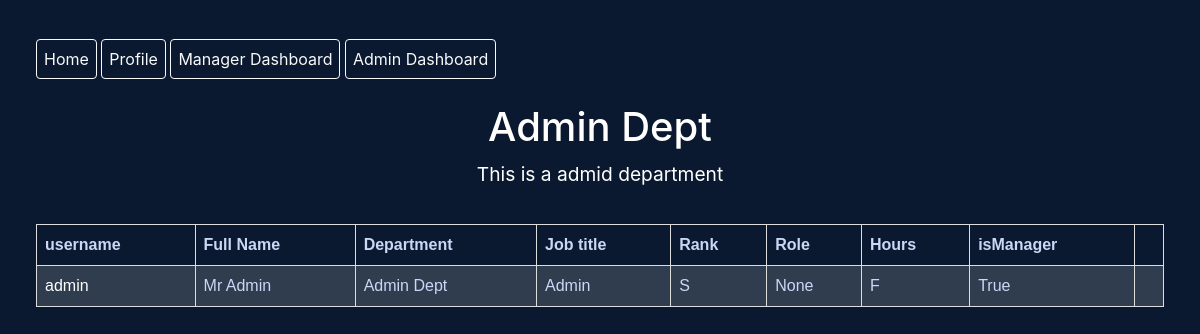
Screenshot of /department-information (signed in) with the database file from the repository.
### core/models.py (models this page shows, shortened)
class Department(models.Model):
	name = models.CharField(max_length=60)
	description = models.CharField(max_length=264)
	def __str__(self):
		return self.name

class EmployeePersonalInfo(models.Model):
	user = models.OneToOneField(User, on_delete=models.CASCADE)
	fullname = models.CharField(max_length=50)
	gender = models.CharField(max_length=25, choices=gender_choices)
	age = models.IntegerField()
	image = models.ImageField(default="default.png", upload_to='profile_pics')
	address = models.CharField(max_length=50)
	phone_number = models.CharField(max_length=15, validators=[RegexValidator(r'^\d{1,15}$')])

class EmployeeJobInfo(models.Model):
	user = models.OneToOneField(User, on_delete=models.CASCADE)
	job_title = models.CharField(max_length=50)
	rank = models.CharField(max_length=25, choices=rank_choices)
	working_hours = models.CharField(max_length=25, choices=working_hours_choices)
	department = models.ForeignKey(Department, on_delete=models.SET_NULL, blank=True, null=True)
	roles = models.ForeignKey(Role, on_delete=models.SET_NULL, blank=True, null=True)
	Pay_Grade = models.ForeignKey(PayGrade, on_delete=models.SET_NULL, blank=True, null=True)
	isManager = models.BooleanField(default=False)

### core/views.py (the view)
# urls.py: path('department-information', DepartmentInformation.as_view(), name='department-information'),
class DepartmentInformation(ListView, LoginRequiredMixin, ManagerRequiredMixin):
	model = Department
	template_name = 'core/department_info.html'
	def get_context_data(self, **kwargs):
		context = super().get_context_data(**kwargs)
		job_info = EmployeeJobInfo.objects.get(user = self.request.user)
		if job_info.isManager == True:
			department = job_info.department
			user_info = EmployeeJobInfo.objects.filter(department = department)
			employee_info = []
			for user in user_info:
				info = EmployeePersonalInfo.objects.get(user =user.user)
				emp_info = {
					'username' : info.user.username,
					'fullname' : info.fullname,
					'age' : info.age,
					'address' : info.address,
					'pk' : info.pk,
					'department' : department,
					'job_title' : user.job_title,
					'rank' : user.rank,
					'working_hours' : user.working_hours,
					'roles' : user.roles,
					'isManager' : user.isManager,
					'user_pk' : user.pk
				}
				employee_info.append(emp_info)
			context['employee_info'] = employee_info
			context['department'] = department
			return context
		else:
			messages.info(request, f'You need to be manager to visit this page')
			return redirect('core:index')

### core/context_processors.py (called while the page is built)
def check_authorization(request):
	if request.user.is_superuser:
		user_is_admin = True
	else:
		user_is_admin = False
	if request.user.is_authenticated:
		user_is_authenticated = True
		jobinfo = EmployeeJobInfo.objects.filter(user = request.user)[0]
		if jobinfo and jobinfo.isManager == True:
			user_is_manager = True
		else:
			user_is_manager = False
	else:
		user_is_authenticated = False
		user_is_manager = False
	return {
		'user_is_authenticated' : user_is_authenticated,
		'user_is_admin': user_is_admin,
		'user_is_manager' : user_is_manager,
	}

### core/templates/core/department_info.html
{% extends 'core/base.html' %}
{% block content %}
	<h1>{{ department.name }}</h1>
	<h4 style="text-align: center;"><small> {{department.description }} </small></h4>
	<table>
		<tr>
			<th>username</th>
			<th>Full Name</th>
			<th>Department</th>
			<th>Job title</th>
			<th>Rank</th>
			<th>Role</th>
			<th>Hours</th>
			<th>isManager</th>
			<th></th>
		</tr>
			{% for object in employee_info %}
				<tr>
			    	<td> <a href="{% url 'assignment:userprofile' object.pk %}">
			    		{{ object.username}}
			    	</a></td>
			    	<td> {{ object.fullname }}</td>
			    	<td>{{ object.department }}</td>
			    	<td>{{ object.job_title }}</td>
			    	<td> {{ object.rank }} </td>
			    	<td> {{ object.roles }} </td>
			    	<td> {{ object.working_hours }} </td>
			    	<td> {{ object.isManager }}</td>
			    	<td>
			    	</td>
			    </tr>
			{% endfor %}
	</table>
{% endblock %}

### core/static/core/style.css (style rules this page uses)
html, body { background-color: #0a192f; color: rgb(204, 214, 246); }
h1, h2, h3, h4, h5 { color: white; }
table { width: 350px; padding: 15px 100px; }

### assignment/static/assignment/style.css (style rules this page uses)
table { font-family: arial, sans-serif; border-collapse: collapse; width: 94%; margin-left: 3%; margin-top: 3% }
td, th { border: 1px solid #dddddd; text-align: left; padding: 8px; }
tr:nth-child(even) { background-color: #dddddd2e; }
a { color: black; text-decoration: none; }
h1,h3 { text-align: center; }
td > a { color: white; }

### rows the page displays
Department: name "Admin Dept", description "This is a admid department", username "admin", fullname "Mr Admin", department "Admin Dept", job_title "Admin", rank "S", roles "None", working_hours "F", isManager "True"
